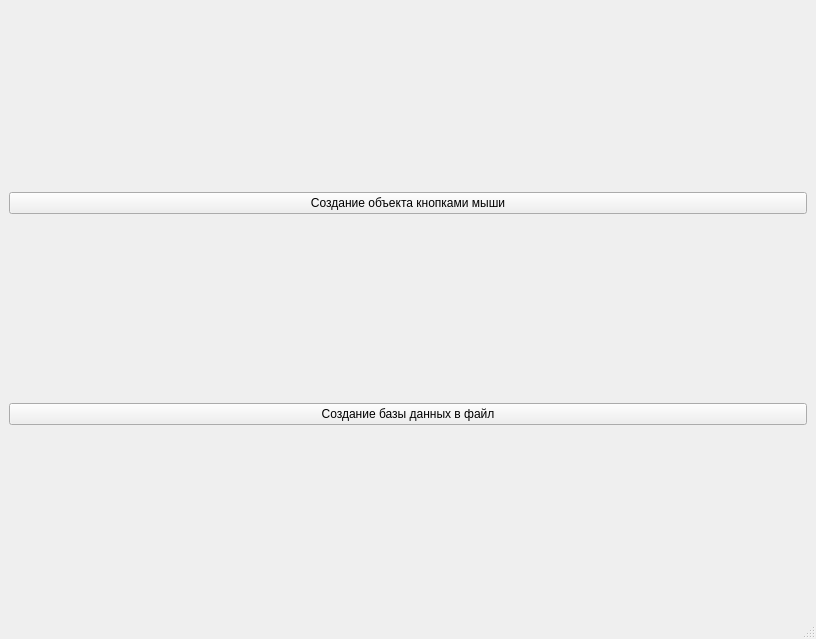
<?xml version="1.0" encoding="UTF-8"?>
<ui version="4.0">
 <class>MW0</class>
 <widget class="QMainWindow" name="MW0">
  <property name="geometry">
   <rect>
    <x>0</x>
    <y>0</y>
    <width>816</width>
    <height>639</height>
   </rect>
  </property>
  <property name="windowTitle">
   <string>MainWindow</string>
  </property>
  <widget class="QWidget" name="CW01">
   <layout class="QVBoxLayout" name="verticalLayout">
    <item>
     <widget class="QPushButton" name="pushButton">
      <property name="text">
       <string>Создание объекта кнопками мыши</string>
      </property>
     </widget>
    </item>
    <item>
     <widget class="QPushButton" name="pushButton_2">
      <property name="text">
       <string>Cоздание базы данных в файл</string>
      </property>
     </widget>
    </item>
   </layout>
  </widget>
  <widget class="QStatusBar" name="QSBar"/>
  <action name="action_8_ZIP_JSON">
   <property name="text">
    <string>ЛР-8 ZIP и JSON</string>
   </property>
  </action>
 </widget>
 <resources/>
 <connections/>
</ui>
